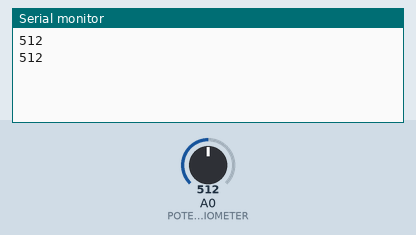
Simulated run of this sketch. Board: Arduino Nano, built with avr-gcc and run on an emulated ATmega328P. Shown: the last lines printed to the serial monitor. The test bench sets the inputs (shaded band); at power-on: A0 (POTENTIOMETER) = 512.

Above: at 1.8 s.
1.9 s: A0 (POTENTIOMETER) set to 716
At 2.6 s:
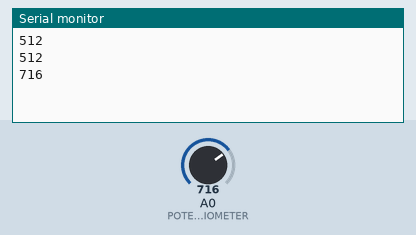
3.4 s: A0 (POTENTIOMETER) set to 900
At 4.8 s:
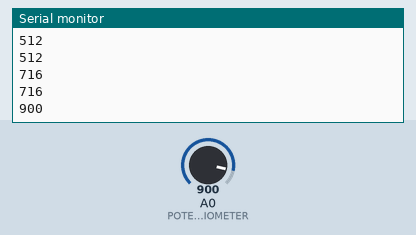
Timing chart, 0 to 6.4 s (numbered marks = the images above; inputs shaded):
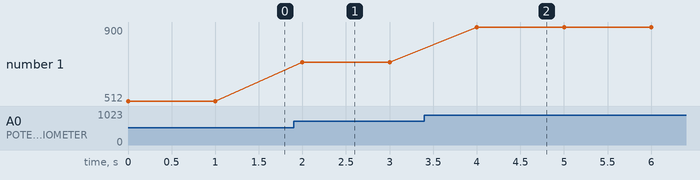

Measured:
- after the input at 1.9 s, the serial monitor: prints a new line after 0.10 s (image 1)
- after the input at 3.4 s, the serial monitor: prints a new line after 0.60 s (image 2)
- plotted number 1: 512 → 716 after the input at 1.9 s, 716 → 900 after the input at 3.4 s

The sketch:

inspire_potentiometer.ino
```cpp
/*
  INNOVATOR INTERNATIONAL (PVT)LTD.
  https://www.innovator.lk/
  -------------------------------------------------------------------
  Development Platform : Inspire 1.0
  (Arduino development platform)
  -------------------------------------------------------------------
  PotentioMeter Example.
  -------------------------------------------------------------------
  Hardware setup :
  plug a Arduino nano board in to the inspre top development board.
  turn on power switch of the top development board.

  Connect POT PIN to Arduino Analog PIN-> 0(A0)
  turn on power switch of the top development board.
  -------------------------------------------------------------------
  22 march 2021
*/

int POTENTIOMETER = A0;//the number of the POT pin.

void setup() {
  Serial.begin(9600);//starting serial communication between arduino and computer.

  pinMode(POTENTIOMETER, INPUT);//initializing POT pin as a input pin.

}

void loop() {
  int POTENTIOMETER_VALUE = analogRead(POTENTIOMETER);//read and store the value of the POT pin in the variable called "POTENTIOMETER_VALUE".

  Serial.println(POTENTIOMETER_VALUE);//printing the value of "POTENTIOMETER_VALUE" variable to the serial monitor.

  delay(1000);//waiting for one second to be elapsed.
}
```
